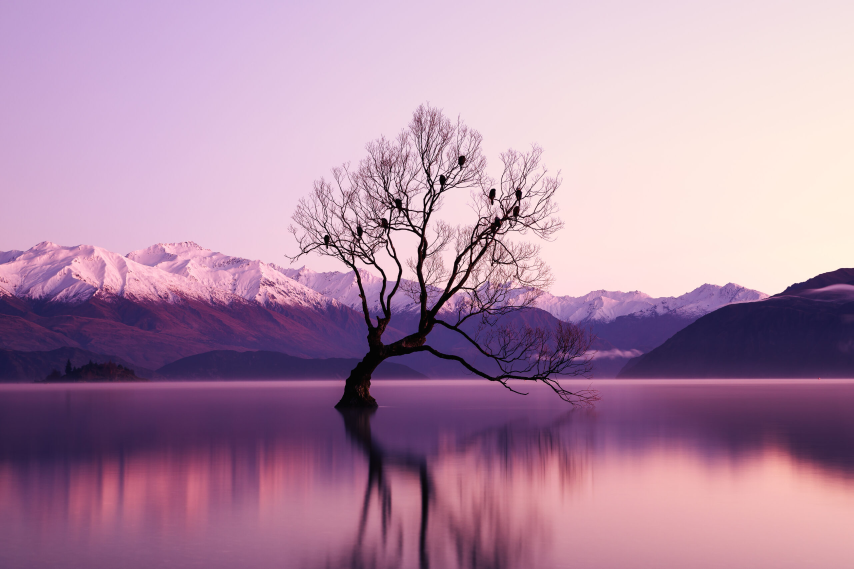
#> input picture 101/ders7/mor.jpeg, 2560 x 1707 px, found by its file name (shown at 1/3 size)
$ python piksel.py
#> lines starting #> are read from the running program, lines starting #| are printed output that depends on the picture
import cv2
import numpy as np

img1 = cv2.imread("101/ders7/mor.jpeg")
#> img1 is the input picture: shape (1707, 2560, 3); mean B, G, R 165.4, 139.3, 176.4
img2 = cv2.imread("101/ders7/yesil.jpg")
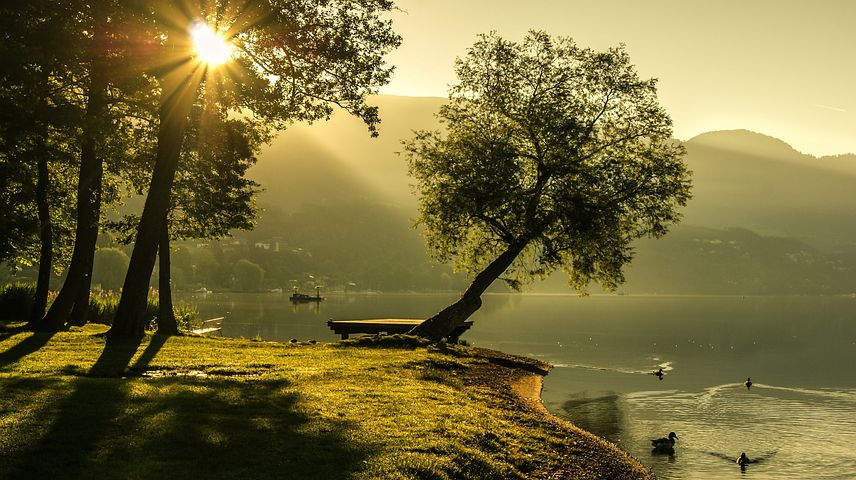
#> input picture 101/ders7/yesil.jpg, 856 x 480 px, found by its file name
#> img2 is the input picture: shape (480, 856, 3); mean B, G, R 56.8, 107.2, 117.7

# print(img1[100,200]) bgr değerlerini okuyoruz o pikseldeki
# print(img2[200,300])

part1 = img1[0:300,0:200]
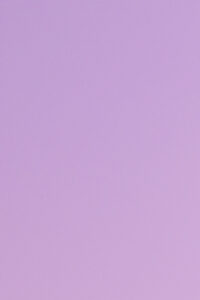
#> part1: shape (300, 200, 3); mean B, G, R 212.2, 163.6, 198.6
part2 = img2[0:300,0:200]
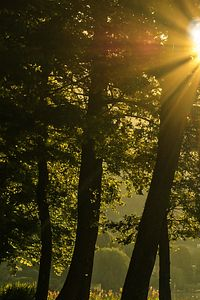
#> part2: shape (300, 200, 3); mean B, G, R 21.7, 60.6, 71.9

cv2.imshow("new",part1)
cv2.imshow("new2",part2)

total = cv2.add(part1,part2)
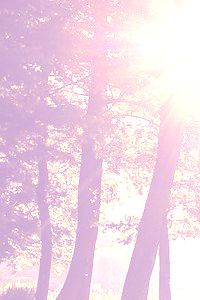
#> total: shape (300, 200, 3); mean B, G, R 229.3, 215.5, 241
cv2.imshow("total",total)

totalweighted = cv2.addWeighted(part1,0.2,part2,0.8,0)
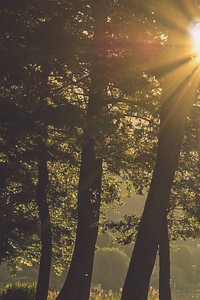
#> totalweighted: shape (300, 200, 3); mean B, G, R 59.8, 81.2, 97.2
cv2.imshow("total weigh",total)


cv2.waitKey(0)
cv2.destroyAllWindows()
cv2.waitKey(1)
